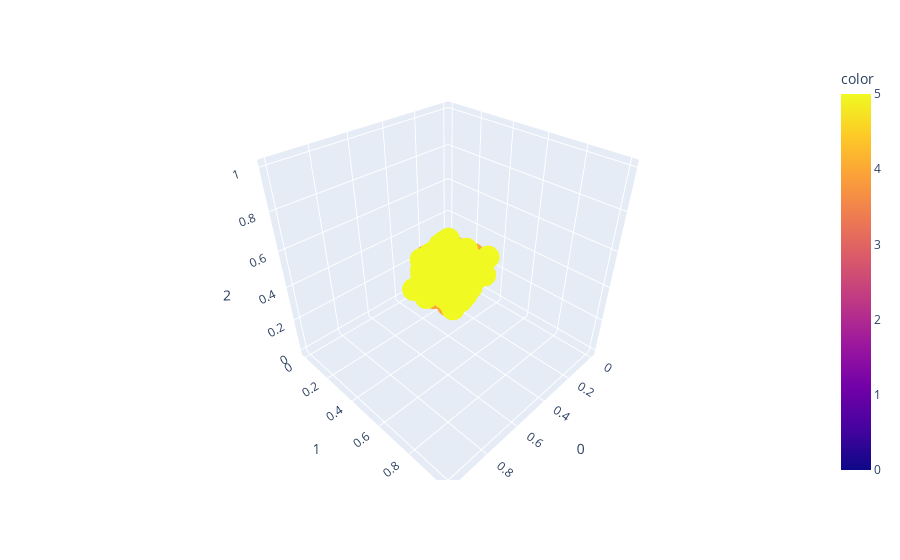

Notebook cell for this chart:
### Code cell
fig = px.scatter_3d(observations_fitted, x=0, y=1, z=2, color=labels.reshape(1500,))
fig.show()

### Figure 1 — Plotly figure (JSON) as saved in the notebook; plotly's stock layout.template omitted (floating-point values rounded to 4 significant figures; data arrays with more than 128 entries replaced by an {"elided": "..."} marker saying what was removed)
{"data": [{"hovertemplate": "0=%{x}<br>1=%{y}<br>2=%{z}<br>color=%{marker.color}<extra></extra>", "legendgroup": "", "marker": {"color": {"elided": "1500 int values"}, "coloraxis": "coloraxis", "symbol": "circle"}, "mode": "markers", "name": "", "scene": "scene", "showlegend": false, "type": "scatter3d", "x": {"elided": "1500 float values"}, "y": {"elided": "1500 float values"}, "z": {"elided": "1500 float values"}}], "layout": {"coloraxis": {"colorbar": {"title": {"text": "color"}}, "colorscale": [[0, "#0d0887"], [0.1111, "#46039f"], [0.2222, "#7201a8"], [0.3333, "#9c179e"], [0.4444, "#bd3786"], [0.5556, "#d8576b"], [0.6667, "#ed7953"], [0.7778, "#fb9f3a"], [0.8889, "#fdca26"], [1, "#f0f921"]]}, "legend": {"tracegroupgap": 0}, "margin": {"t": 60}, "scene": {"domain": {"x": [0, 1], "y": [0, 1]}, "xaxis": {"title": {"text": "0"}}, "yaxis": {"title": {"text": "1"}}, "zaxis": {"title": {"text": "2"}}}}}
